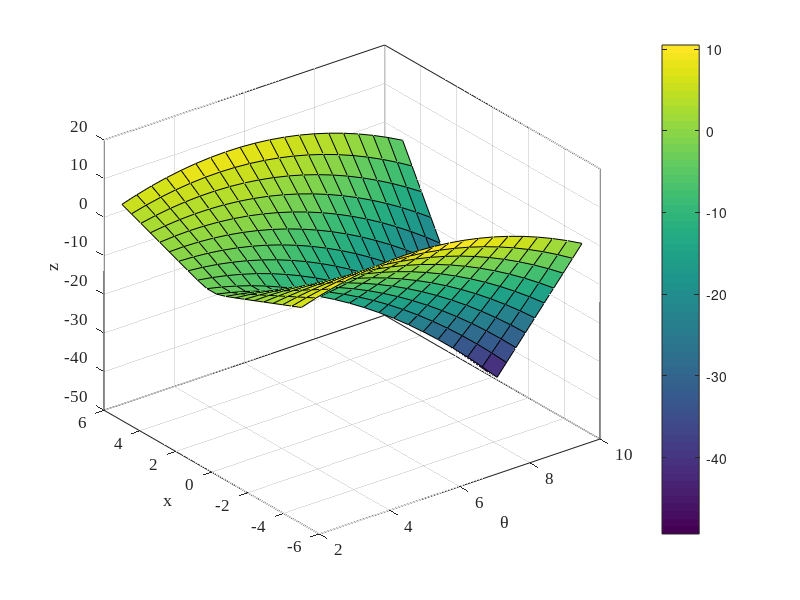

MATLAB code to generate this figure: (Note: this script raises an error after producing the figure.)
clear all;
close all;
%%
close all
% Define the range for A and x
A = linspace(2, 10, 20); % Example range for A
x = linspace(-5, 5, 20);  % Example range for x

% Define sigma
sigma = 1;

% Create a meshgrid for A and x
[X, A_grid] = meshgrid(x, A);

% Compute Z values using the provided formula
Z = -2 + log(exp(-(X - A_grid).^2 / (2 * sigma^2)) + exp(-(X + A_grid).^2 / (2 * sigma^2))) ...
    + X.^2 / (2 * sigma^2);

% Plot the surface
figure;
surf(A_grid, X, Z, 'EdgeColor', 'none'); % Create the surface plot
xlabel('\theta'); % Label for A-axis
ylabel('x'); % Label for x-axis
zlabel('z'); % Label for z-axis
% title('Surface Plot of z with respect to \theta and x');
colorbar; % Add a colorbar for visualization
set(gca, "FontSize",12, "FontName", "Times New Roman");
grid on; % Ensure grid lines are enabled
box on;
shading faceted; % Add grid lines on the surface
print_plot("1.png", 4, 3, 600)